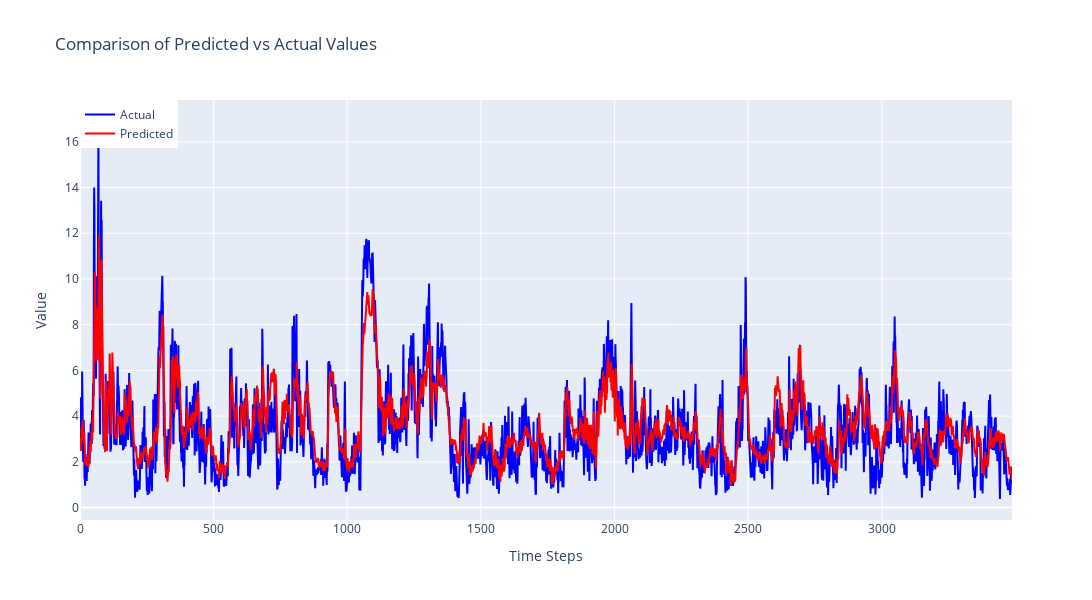

This figure's notebook cell:
### Code cell
import plotly.graph_objects as go

# Create a figure
fig = go.Figure()

# Add actual values trace
fig.add_trace(go.Scatter(
    x=list(range(len(y_test[:, 0]))),
    y=y_test[:, 0],
    mode='lines',
    name='Actual',
    line=dict(color='blue')
))

# Add predicted values trace
fig.add_trace(go.Scatter(
    x=list(range(len(y_pred[:, 0]))),
    y=y_pred[:, 0],
    mode='lines',
    name='Predicted',
    line=dict(color='red')
))

# Update layout
fig.update_layout(
    title='Comparison of Predicted vs Actual Values',
    xaxis_title='Time Steps',
    yaxis_title='Value',
    legend=dict(x=0, y=1),
    width=1800,
    height=600,
    showlegend=True
)

# Show the plot
fig.show()

### Figure 1 — Plotly figure (JSON) as saved in the notebook; plotly's stock layout.template omitted (floating-point values rounded to 4 significant figures; data arrays with more than 128 entries replaced by an {"elided": "..."} marker saying what was removed)
{"data": [{"line": {"color": "blue"}, "mode": "lines", "name": "Actual", "type": "scatter", "x": {"elided": "3488 int values"}, "y": {"elided": "3488 float values"}}, {"line": {"color": "red"}, "mode": "lines", "name": "Predicted", "type": "scatter", "x": {"elided": "3488 int values"}, "y": {"elided": "3488 float values"}}], "layout": {"height": 600, "legend": {"x": 0, "y": 1}, "showlegend": true, "title": {"text": "Comparison of Predicted vs Actual Values"}, "width": 1800, "xaxis": {"title": {"text": "Time Steps"}}, "yaxis": {"title": {"text": "Value"}}}}
